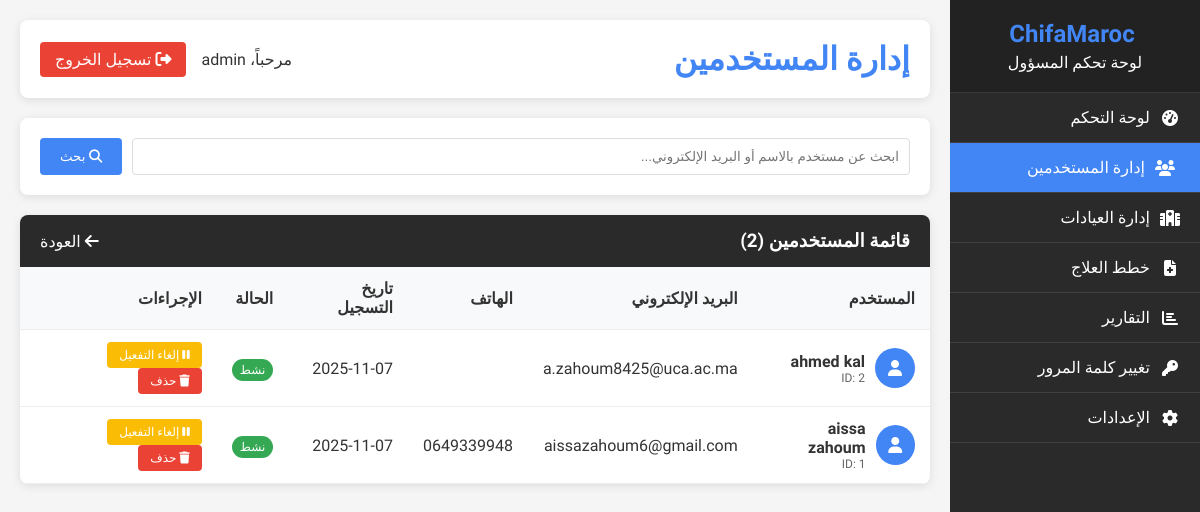
Before: /admin/manage_users.php (signed in) with the older database file.
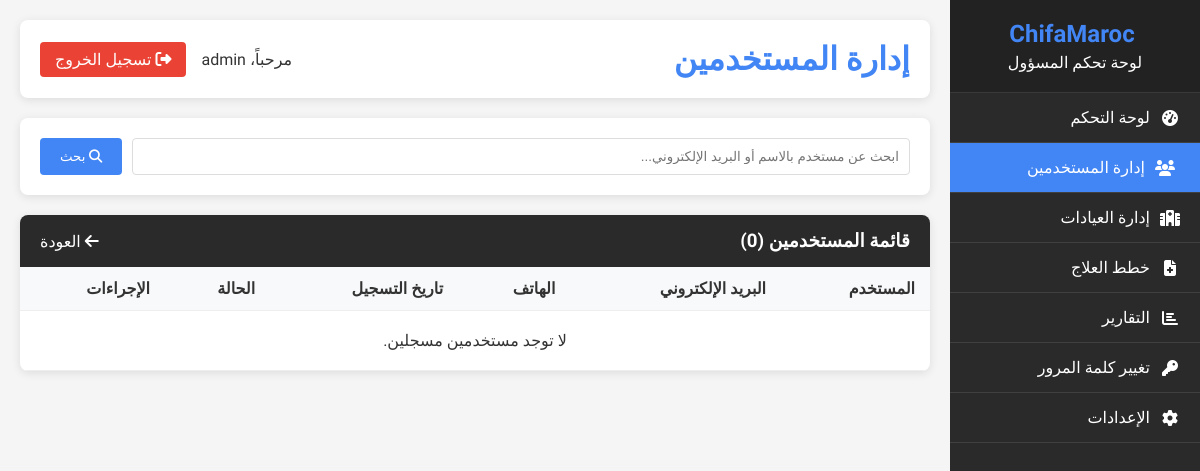
After: the same page with the newer database file.
### tables this page shows
CREATE TABLE `users` (
  `id` int(11) NOT NULL AUTO_INCREMENT,
  `first_name` varchar(100) NOT NULL,
  `last_name` varchar(100) NOT NULL,
  `email` varchar(255) NOT NULL,
  `password` varchar(255) NOT NULL,
  `phone` varchar(20) DEFAULT NULL,
  `date_of_birth` date DEFAULT NULL,
  `gender` enum('male','female','other') DEFAULT NULL,
  `address` text,
  `city` varchar(100) DEFAULT NULL,
  `country` varchar(100) DEFAULT 'Morocco',
  `profile_image` varchar(255) DEFAULT NULL,
  `is_active` tinyint(1) DEFAULT '1',
  `email_verified` tinyint(1) DEFAULT '0',
  `verification_token` varchar(100) DEFAULT NULL,
  `reset_token` varchar(100) DEFAULT NULL,
  `reset_token_expiry` datetime DEFAULT NULL,
  `last_login` datetime DEFAULT NULL,
  `login_attempts` int(11) DEFAULT '0',
  `account_locked_until` datetime DEFAULT NULL,
  `created_at` timestamp NOT NULL DEFAULT CURRENT_TIMESTAMP,
  `updated_at` timestamp NOT NULL DEFAULT CURRENT_TIMESTAMP ON UPDATE CURRENT_TIMESTAMP,
  PRIMARY KEY (`id`),
  UNIQUE KEY `email` (`email`),
  KEY `idx_email` (`email`),
  KEY `idx_is_active` (`is_active`)
);

### admin/manage_users.php (the view, shortened to what the changed rows need)
<?php
$users = [];
$search = $_GET['search'] ?? '';
$page = max(1, intval($_GET['page'] ?? 1));
$limit = 20;
$offset = ($page - 1) * $limit;
try {
    $pdo = getDatabaseConnection();
    $query = "SELECT * FROM users WHERE 1=1";
    $params = [];
    $query .= " ORDER BY created_at DESC LIMIT ? OFFSET ?";
    $params = array_merge($params, [$limit, $offset]);
    $stmt = $pdo->prepare($query);
    $stmt->execute($params);
    $users = $stmt->fetchAll();
    $countQuery = "SELECT COUNT(*) as total FROM users WHERE 1=1";
    $countStmt = $pdo->prepare($countQuery);
    if ($search) {
        $countStmt->execute([$searchTerm, $searchTerm, $searchTerm]);
    } else {
        $countStmt->execute();
    }
    $totalUsers = $countStmt->fetch()['total'];
} catch (PDOException $e) {
    $error = "حدث خطأ في جلب بيانات المستخدمين: " . $e->getMessage();
    error_log("Error fetching users: " . $e->getMessage());
}
?>
<!DOCTYPE html>
<html lang="ar" dir="rtl">
<head>
    <link rel="stylesheet" href="https://cdnjs.cloudflare.com/ajax/libs/font-awesome/6.4.0/css/all.min.css">
</head>
<body>
    <div class="admin-container">
        <div class="sidebar">
            <div class="sidebar-header">
                <h2><i class="fas fa-hospital-heart"></i> ChifaMaroc</h2>
            </div>
        </div>
        <div class="main-content">
            <div class="header">
                <h1>إدارة المستخدمين</h1>
            </div>
            <div class="users-table">
                <div class="table-header">
                    <h3>قائمة المستخدمين (<?php echo $totalUsers; ?>)</h3>
                    <div>
                        <a href="admin_dashboard.php" style="color: white; text-decoration: none;">
                        </a>
                    </div>
                </div>
                <table>
                    <thead>
                        <tr>
                            <th>المستخدم</th>
                            <th>البريد الإلكتروني</th>
                            <th>الهاتف</th>
                            <th>تاريخ التسجيل</th>
                            <th>الحالة</th>
                            <th>الإجراءات</th>
                        </tr>
                    </thead>
                    <tbody>
                        <?php if (!empty($users)): ?>
                            <?php foreach ($users as $user): ?>
                                <tr>
                                    <td>
                                        <div style="display: flex; align-items: center; gap: 10px;">
                                            <div class="user-avatar">
                                                <i class="fas fa-user"></i>
                                            </div>
                                            <div>
                                                <div style="font-weight: bold;"><?php echo htmlspecialchars($user['first_name'] . ' ' . $user['last_name']); ?></div>
                                                <div style="font-size: 12px; color: #666;">ID: <?php echo $user['id']; ?></div>
                                            </div>
                                        </div>
                                    </td>
                                    <td><?php echo htmlspecialchars($user['email']); ?></td>
                                    <td><?php echo htmlspecialchars($user['phone'] ?? 'غير متوفر'); ?></td>
                                    <td><?php echo date('Y-m-d', strtotime($user['created_at'])); ?></td>
                                    <td>
                                        <?php if ($user['is_active']): ?>
                                            <span class="status-active">نشط</span>
                                        <?php else: ?>
                                            <span class="status-inactive">غير نشط</span>
                                        <?php endif; ?>
                                    </td>
                                    <td>
                                        <?php if ($user['is_active']): ?>
                                            <a href="?action=deactivate&id=<?php echo $user['id']; ?>" class="action-btn btn-deactivate" onclick="return confirm('هل أنت متأكد من إلغاء تفعيل هذا المستخدم؟')">
                                                <i class="fas fa-pause"></i> إلغاء التفعيل
                                            </a>
                                        <?php else: ?>
                                            <a href="?action=activate&id=<?php echo $user['id']; ?>" class="action-btn btn-activate" onclick="return confirm('هل أنت متأكد من تفعيل هذا المستخدم؟')">
                                                <i class="fas fa-play"></i> تفعيل
                                            </a>
                                        <?php endif; ?>
                                        <a href="?action=delete&id=<?php echo $user['id']; ?>" class="action-btn btn-delete" onclick="return confirm('هل أنت متأكد من حذف هذا المستخدم؟ هذا الإجراء لا يمكن التراجع عنه.')">
                                            <i class="fas fa-trash"></i> حذف
                                        </a>
                                    </td>
                                </tr>
                            <?php endforeach; ?>
                        <?php else: ?>
                            <tr>
                                <td colspan="6" style="text-align: center; padding: 20px;">
                                    <?php echo $search ? 'لم يتم العثور على مستخدمين مطابقين للبحث.' : 'لا توجد مستخدمين مسجلين.'; ?>
                                </td>
                            </tr>
                        <?php endif; ?>
                    </tbody>
                </table>
            </div>
        </div>
    </div>
</body>
</html>

Changed rows visible on the page:
removed users: first_name+last_name "ahmed kal", id "2", email "a.zahoum8425@uca.ac.ma", created_at "2025-11-07", is_active "نشط"
removed users: first_name+last_name "aissa zahoum", id "1", email "aissazahoum6@gmail.com", phone "0649339948", created_at "2025-11-07", is_active "نشط"
Other visible differences:
$totalUsers: "2" → "0"
text now shown: "لا توجد مستخدمين مسجلين."
